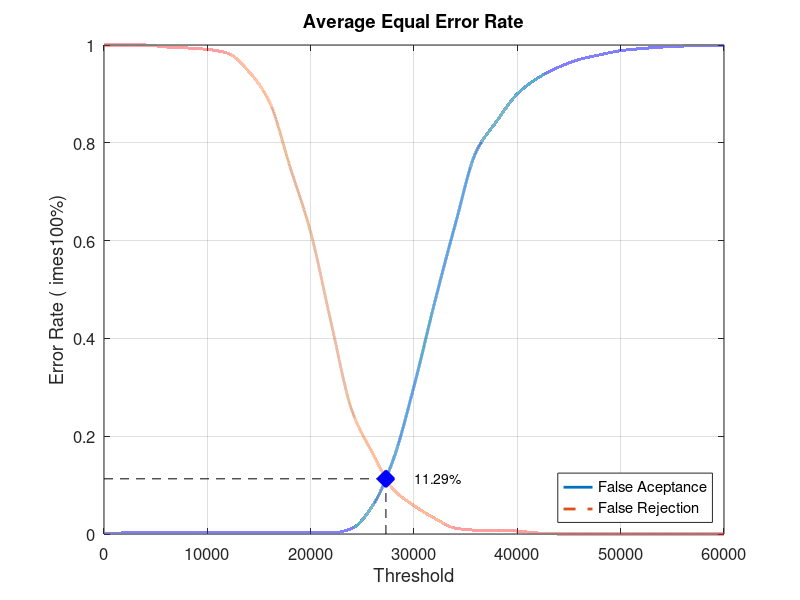
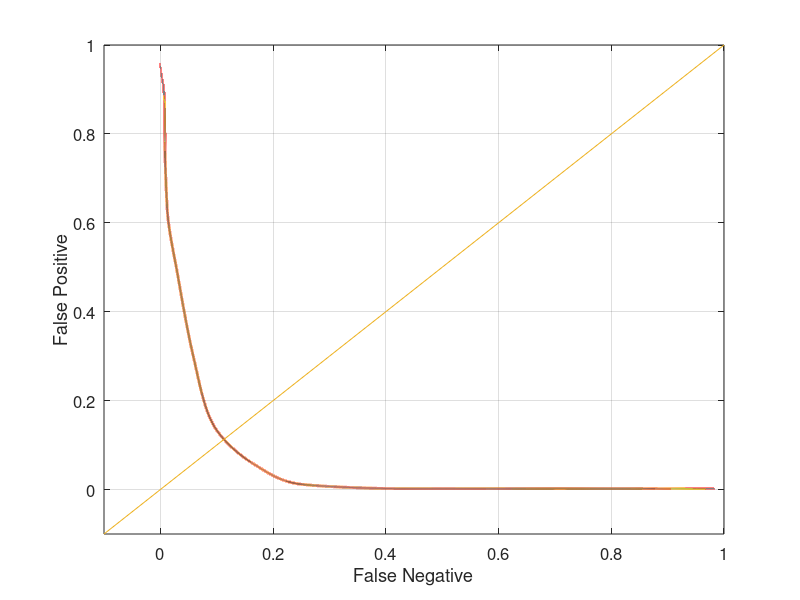

These figures' MATLAB source, in order:
close all;
clear;
clc;
x = 0:2000:60000;
xq = 0:0.5:60000;

y0 = [0 0.00210526 0.00210526 0.00210526 0.00210526 0.00210526 0.00210526 0.00210526 0.00210526 0.00210526 0.00210526 0.00210526 0.0115789 0.0578947 0.152632 0.302105 0.473684 0.633684 0.781053 0.844211 0.9 0.932632 0.954737 0.970526 0.98 0.988421 0.992632 0.99579 0.997895 0.998947 1]
yy0 = interp1(x, y0, xq, 'pchip');
y1 = [1 1 1 0.996 0.994 0.991 0.983 0.946 0.884 0.751 0.617 0.43 0.252 0.165 0.091 0.058 0.032 0.012 0.008 0.008 0.006 0.002 0 0 0 0 0 0 0 0 0]
yy1 = interp1(x, y1, xq, 'pchip');

% Calculating EER: 
y2 = abs(y0 - y1);
find(y2 == min(y2))
yy2 = abs(yy0 - yy1);
xEER = find(yy2 == min(yy2));
xEERIndex = xq(xEER) % X-axis EER
yEER = yy0(xEER) % Y-axis EER

main = figure
plot(xq, yy0,'-','LineWidth', 2);	hold on
plot(xq, yy1,'--','LineWidth', 2);	hold on
plot([xEERIndex xEERIndex], [0 yEER], 'k--');	hold on
plot([0 xEERIndex], [yEER yEER], 'k--');	hold on
plot(xEERIndex, yEER, 'bx', 'LineWidth', 10);	hold on
text(xEERIndex + 10 * xEERIndex / 100, yEER, [num2str(round((10000 * yEER)) / 100) '%'])
legend('False Aceptance', 'False Rejection', 'Location', 'SouthEast')
xlabel('Threshold')
ylabel('Error Rate (	imes100%)')
title('Average Equal Error Rate')
set(gca, 'FontSize', 12)
axis([0 60000 0 1])
grid on

print(main, 'Database4AverageMain', '-dpng');
FNRxFPR = figure('Color', [1 1 1]);
plot(yy1, yy0, '-', yy1, yy0, 'LineWidth', 2);
hold on
y = -0.1:0.1:1
plot(y, y); 
set(gca, 'FontSize', 12)
xlabel('False Negative')
ylabel('False Positive')
axis([-0.1 1 -0.1 1])
set(gca, 'FontSize', 12)
grid on

print(FNRxFPR, 'Database4AverageFNRxFPR','-dpng');
